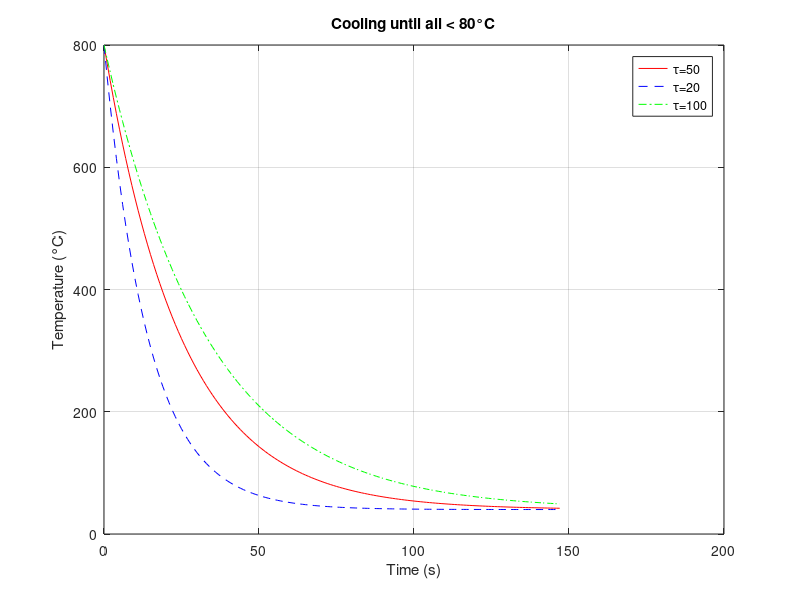
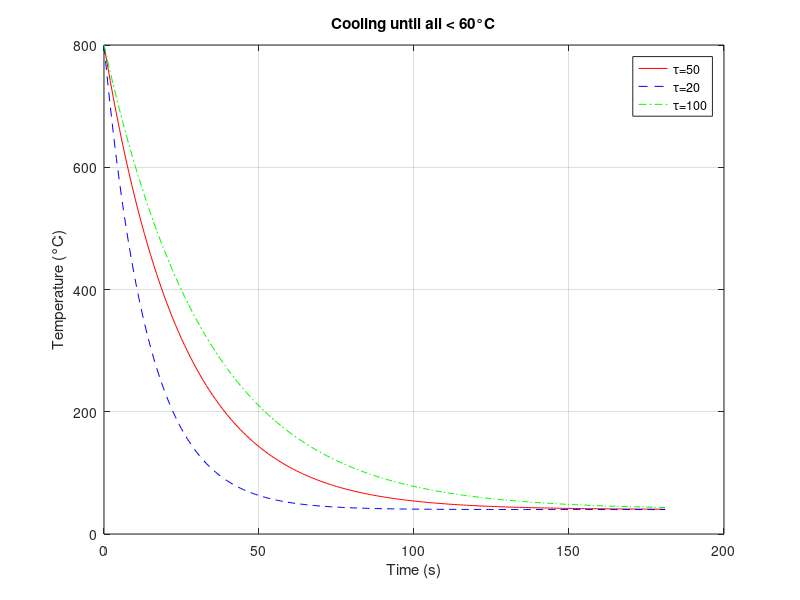

The MATLAB script that drew these images, in order:
Temp_oil = 40;
Temp_ball_i = 800;
Time_const = [50 20 100];

% FIRST GRAPH: stop when all temps < 80
t = 0;
Temp1 = [];   % store temps for plotting

while Temp_ball_i > 80
    row = []; % store one row of temps
    for i = 1:3
        tau = Time_const(i);
        Temp_ball = Temp_oil + (Temp_ball_i - Temp_oil) * exp(-t / tau);
        row = [row Temp_ball];
    end
    Temp1 = [Temp1; row];   % save temps
    t = t + 1;
    Temp_ball_i = Temp_oil + (800 - Temp_oil) * exp(-t / 50);
end

% Plot first graph
figure(1)
plot(0:t-1, Temp1(:,1), 'r-', 0:t-1, Temp1(:,2), 'b--', 0:t-1, Temp1(:,3), 'g-.')
xlabel('Time (s)')
ylabel('Temperature (°C)')
title('Cooling until all < 80°C')
legend('\tau=50', '\tau=20', '\tau=100')
grid on


% SECOND GRAPH: stop when all temps < 60
t = 0;
Temp_ball_i = 800;
Temp2 = [];

while Temp_ball_i > 60
    row = [];
    for i = 1:3
        tau = Time_const(i);
        Temp_ball = Temp_oil + (Temp_ball_i - Temp_oil) * exp(-t / tau);
        row = [row Temp_ball];
    end
    Temp2 = [Temp2; row];
    t = t + 1;
    Temp_ball_i = Temp_oil + (800 - Temp_oil) * exp(-t / 50);
end

% Plot second graph
figure(2)
plot(0:t-1, Temp2(:,1), 'r-', 0:t-1, Temp2(:,2), 'b--', 0:t-1, Temp2(:,3), 'g-.')
xlabel('Time (s)')
ylabel('Temperature (°C)')
title('Cooling until all < 60°C')
legend('\tau=50', '\tau=20', '\tau=100')
grid on
